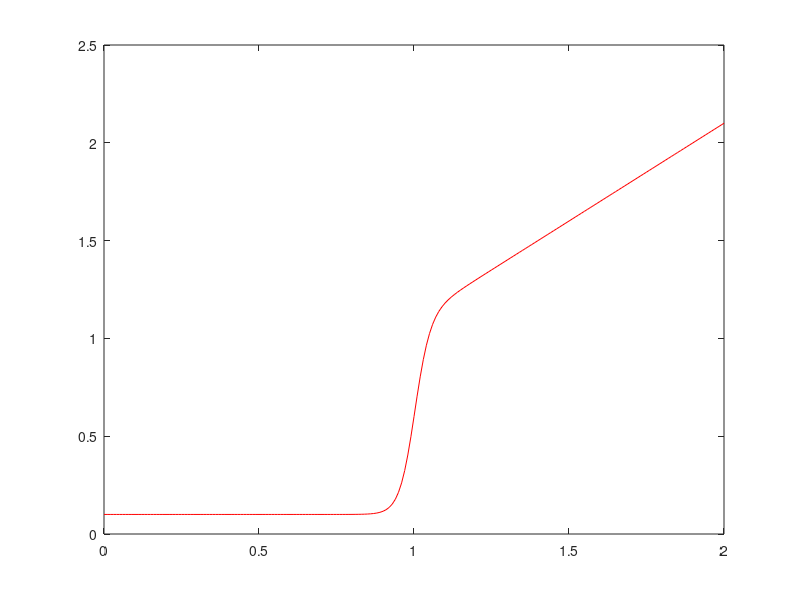

This figure's MATLAB source:
clc;
clear all;
close all;

sigma_s = 10e-6;
sigma_g = 1;
s = 20;
V_b = 1;

% Rango para ver toda la curva de 0 a 2
V = [0:0.01:2];
       %V=1.5;




I_v = 0.1+(V*sigma_s)+(0.5*V*sigma_g).*(1+tanh(s*(V-V_b)));

plot(V,I_v,'r')
